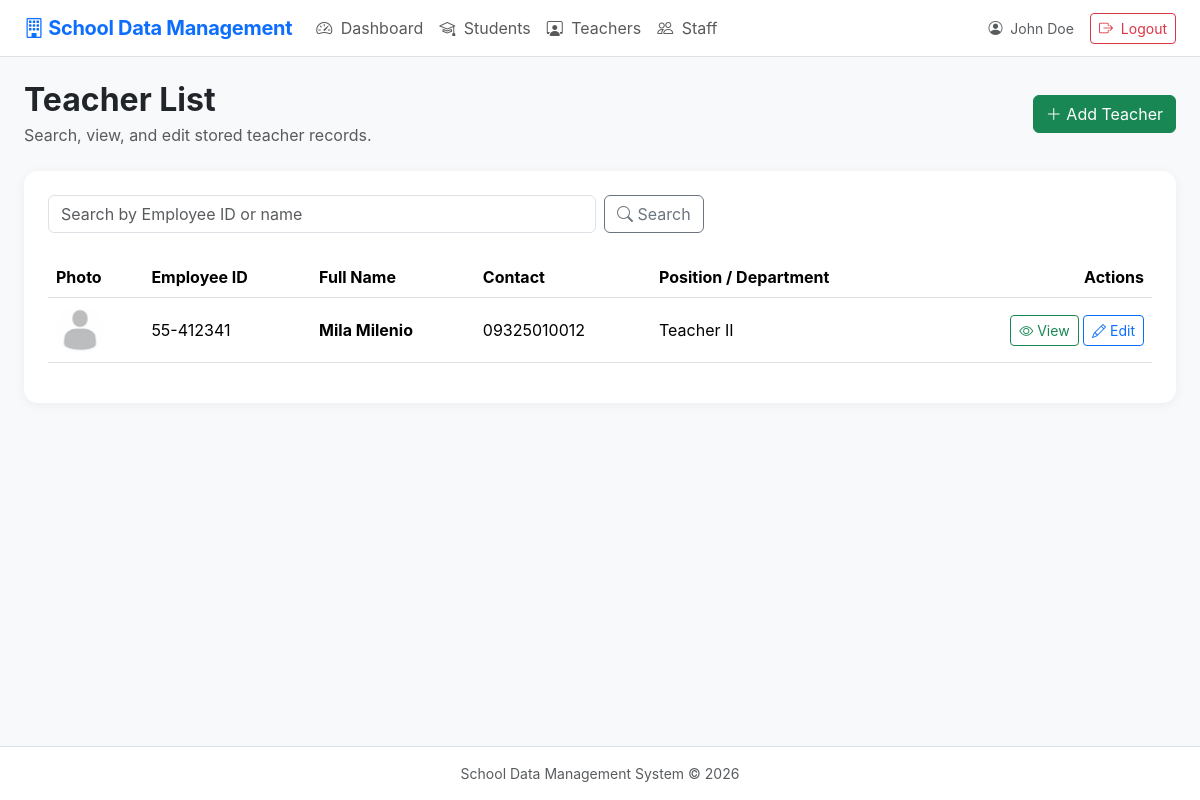
/teachers.php (signed in), run on the app's committed database.
### tables this page shows
CREATE TABLE `teachers` (
  `id` int(10) UNSIGNED NOT NULL,
  `employee_id` varchar(50) NOT NULL,
  `photo` varchar(255) DEFAULT NULL,
  `full_name` varchar(150) NOT NULL,
  `date_of_birth` date DEFAULT NULL,
  `gender` varchar(30) DEFAULT NULL,
  `address` text DEFAULT NULL,
  `contact_number` varchar(50) DEFAULT NULL,
  `email` varchar(150) DEFAULT NULL,
  `position_department` varchar(150) DEFAULT NULL,
  `other_info` text DEFAULT NULL,
  `created_at` timestamp NOT NULL DEFAULT current_timestamp(),
  `updated_at` timestamp NOT NULL DEFAULT current_timestamp() ON UPDATE current_timestamp(),
  `plantilla_no` varchar(50) DEFAULT NULL,
  `first_day_of_service` date DEFAULT NULL,
  `current_latest_appointment` varchar(255) DEFAULT NULL,
  `deped_email` varchar(150) DEFAULT NULL,
  `personal_email` varchar(150) DEFAULT NULL,
  `degree_finished` varchar(255) DEFAULT NULL,
  `specialization_prc_eligibility` varchar(255) DEFAULT NULL,
  `tin_no` varchar(30) DEFAULT NULL,
  `birthdate` date DEFAULT NULL
);

### config.php (called while the page is built, shortened)
<?php
function e($value) {
    return htmlspecialchars((string)$value, ENT_QUOTES, 'UTF-8');
}
?>

### teachers.php (the view, shortened to what this page needs)
<?php
require_once __DIR__ . '/config.php';
$q = trim($_GET['q'] ?? '');
$sql = "SELECT * FROM teachers";
$params = [];
$sql .= " ORDER BY full_name ASC";
$stmt = $pdo->prepare($sql);
$stmt->execute($params);
$rows = $stmt->fetchAll();
include 'header.php';
?>
<div class="d-flex flex-wrap justify-content-between align-items-center gap-2 mb-4">
    <div>
        <h2 class="fw-bold mb-1">Teacher List</h2>
        <p class="text-muted mb-0">
            Search, view, and edit stored teacher records.
        </p>
    </div>
    <a href="teacher_form.php" class="btn btn-success">
        <i class="bi bi-plus-lg"></i>
        Add Teacher
    </a>
</div>
<div class="card p-4">
    <form method="GET" class="row g-2 mb-4">
        <div class="col-md-6">
            <input
                type="text"
                name="q"
                class="form-control"
                value="<?= e($q) ?>"
                placeholder="Search by Employee ID or name"
            >
        </div>
        <div class="col-auto">
            <button type="submit" class="btn btn-outline-secondary">
                <i class="bi bi-search"></i>
                Search
            </button>
        </div>
    </form>
    <div class="table-responsive">
        <table class="table table-hover align-middle">
            <thead>
                <tr>
                    <th>Photo</th>
                    <th>Employee ID</th>
                    <th>Full Name</th>
                    <th>Contact</th>
                    <th>Position / Department</th>
                    <th class="text-end">Actions</th>
                </tr>
            </thead>
            <tbody>
                <?php if (!empty($rows)): ?>
                    <?php foreach ($rows as $r): ?>
                        <tr>
                            <td>
                                <?php if (!empty($r['photo'])): ?>
                                    <img
                                        src="<?= e($r['photo']) ?>"
                                        alt="Teacher Photo"
                                        class="avatar"
                                    >
                                <?php else: ?>
                                    <div class="avatar bg-light d-flex align-items-center justify-content-center">
                                        <i class="bi bi-person text-muted"></i>
                                    </div>
                                <?php endif; ?>
                            </td>
                            <td>
                                <?= e($r['employee_id']) ?>
                            </td>
                            <td>
                                <strong>
                                    <?= e($r['full_name']) ?>
                                </strong>
                            </td>
                            <td>
                                <?php if (!empty($r['contact_number'])): ?>
                                    <?= e($r['contact_number']) ?>
                                <?php else: ?>
                                    <span class="text-muted">—</span>
                                <?php endif; ?>
                            </td>
                            <td>
                                <?php if (!empty($r['position_department'])): ?>
                                    <?= e($r['position_department']) ?>
                                <?php else: ?>
                                    <span class="text-muted">—</span>
                                <?php endif; ?>
                            </td>
                            <td class="text-end">
                                <a
                                    href="teacher_view.php?id=<?= (int)$r['id'] ?>"
                                    class="btn btn-sm btn-outline-success"
                                >
                                    <i class="bi bi-eye"></i>
                                    View
                                </a>
                                <a
                                    href="teacher_form.php?id=<?= (int)$r['id'] ?>"
                                    class="btn btn-sm btn-outline-primary"
                                >
                                    <i class="bi bi-pencil"></i>
                                    Edit
                                </a>
                            </td>
                        </tr>
                    <?php endforeach; ?>
                <?php endif; ?>
            </tbody>
        </table>
    </div>
</div>
<?php include 'footer.php'; ?>

### assets/style.css (style rules this page uses)
body { font-family: Inter, system-ui, -apple-system, "Segoe UI", sans-serif; }
.card { border: 0; border-radius: 14px; box-shadow: 0 2px 12px rgba(0,0,0,.05); }
.avatar { width: 48px; height: 48px; object-fit: cover; border-radius: 50%; }
.table td, .table th { vertical-align: middle; }

### assets/navigation.css (style rules this page uses)
html, body { min-height: 100%; }
body { display: flex; flex-direction: column; min-height: 100vh; }

### data on the page
teachers: photo (picture), employee "55-412341", full_name "Mila Milenio", contact_number "09325010012", position_department "Teacher II"

### other printed values
$_SESSION['full_name'] "John Doe"
